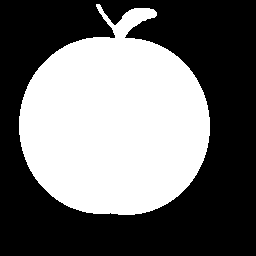
#> input picture Image Processing (OpenCV)/Lab02/images/formes/doss1/apple-1.gif, 256 x 256 px, found by its file name; its folder holds 4 pictures in this run
$ jupyter execute Ex5.ipynb
#> lines starting #> are read from the running program, lines starting #| are printed output that depends on the picture; after the words box and inside, x2 and y2 are one past the last pixel; in counts of white or black regions, pixels touching at a corner belong together; long printed decimals are rounded; pictures that were not available may be replaced by others from this repository, and a replacement may not be noted
[cell 1]
import cv2
import numpy as np
import os
from PIL import Image
import matplotlib.pyplot as plt

[cell 2]
doss1 = "C:/Users/ah-ma/Desktop/Samashi/Studying/Master/S3/Multimedia Mining And Indexing/Part 1 - Traitement d'Image/Labs/Lab02/images/formes/doss1/"
doss2 = "C:/Users/ah-ma/Desktop/Samashi/Studying/Master/S3/Multimedia Mining And Indexing/Part 1 - Traitement d'Image/Labs/Lab02/images/formes/doss2/"

[cell 3]
def get_hu_moments(image_path):
    image = Image.open(image_path)
#> image is the input picture: PIL image 256x256 L; 43.2% white; 1 white region, box (x1, y1, x2, y2) and area: (19, 4, 210, 215) 28279
    image = np.array(image)

    contours, _ = cv2.findContours(image, cv2.RETR_EXTERNAL, cv2.CHAIN_APPROX_NONE)
#> contours = 1 contour; box (x1, y1, x2, y2) and area: (19, 4, 210, 215) 27948

    largest_contour = max(contours, key=cv2.contourArea) if contours else None
#> largest_contour = contour of 661 points, box (x1, y1, x2, y2) (19, 4, 210, 215), area 27948
    if largest_contour is not None:
        moments = cv2.moments(largest_contour)
#> moments = moments, m00 27947.5, centre m10/m00, m01/m00 = (114.3, 122.7)
        hu_moments = cv2.HuMoments(moments).flatten()
#> hu_moments = [0.162, 2.35e-06, 4.13e-05, 2.5e-06, 2.54e-11, 2.73e-09, -1.9e-12]
        # [5 lines of commented-out code are left out]
        return hu_moments
    return None

[cell 4]
def main():
    for img1 in os.listdir(doss1):
        path1 = os.path.join(doss1, img1)
        hu1 = get_hu_moments(path1)
#> hu1 has the same summary as hu_moments in get_hu_moments
        if hu1 is None:
            continue

        results = []
        for img2 in os.listdir(doss2):
            path2 = os.path.join(doss2, img2)
            hu2 = get_hu_moments(path2)
#> hu2 has the same summary as hu_moments in get_hu_moments
            if hu2 is None:
                continue

            # distance = cv2.matchShapes(hu1, hu2, cv2.CONTOURS_MATCH_I2, 0)
            distance = np.linalg.norm(hu1 - hu2)
#> distance = 0
            results.append((path2, distance))

        results = sorted(results, key=lambda x: x[1])[:6]
#> results = 1 item

        print(f"\nTop 6 images similaires pour {img1}:")
        for path2, dist in results:
            print(f"Image: {os.path.basename(path2)}, Distance: {dist:.5f}")
#> this loop made 1 pass
#> dist on pass 1: 0
#| Image: apple-1.gif, Distance: 0

        fig, axes = plt.subplots(1, len(results) + 1, figsize=(15, 5))

        img1 = Image.open(path1)
        axes[0].imshow(img1, cmap='gray')
        axes[0].set_title("Source")
        axes[0].axis("off")

        for i, (img2_path, dist) in enumerate(results):
            img2 = Image.open(img2_path)
            axes[i + 1].imshow(img2, cmap='gray')
            axes[i + 1].set_title(f"Dist: {dist:.5f}")
            axes[i + 1].axis("off")

        plt.tight_layout()
        plt.show()
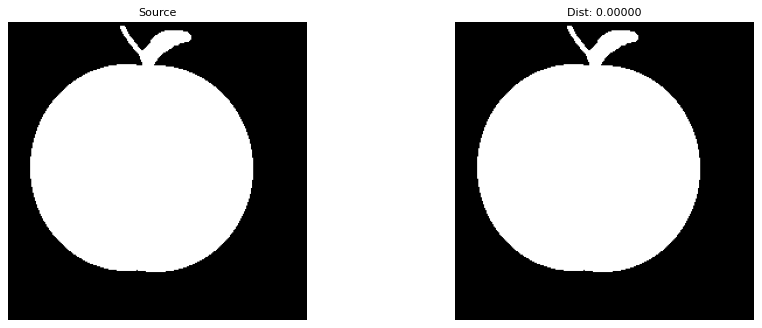
#> figure drawn by matplotlib, 2 panels
#> pass 2 of the loop in main, `for img1 in os.listdir(doss1):`:
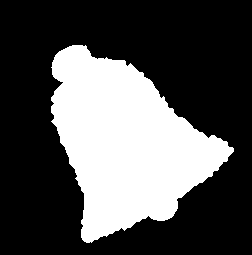
#> input picture Image Processing (OpenCV)/Lab02/images/formes/doss1/bell-1.gif, 252 x 255 px, found by its file name
#> in get_hu_moments, image is the input picture: PIL image 252x255 L; values 0 (black) and 250 (white), 31.9% white; 1 white region, box (x1, y1, x2, y2) and area: (51, 45, 234, 243) 20495
#> contours = 1 contour; box (x1, y1, x2, y2) and area: (51, 45, 234, 243) 20208
#> largest_contour = contour of 573 points, box (x1, y1, x2, y2) (51, 45, 234, 243), area 20208
#> moments = moments, m00 20207.5, centre m10/m00, m01/m00 = (125.4, 142.7)
#> hu_moments = [0.185, 0.00314, 0.00169, 1.77e-05, 3.06e-09, 9.88e-07, -2.46e-10]
#> hu1 has the same summary as hu_moments in get_hu_moments
#> contours = 1 contour; box (x1, y1, x2, y2) and area: (19, 4, 210, 215) 27948
#> distance = 0.0233
#| Top 6 images similaires pour bell-1.gif:
#> the loop in main, `for path2, dist in results:` made 1 pass
#> dist on pass 1: 0.0233
#> (printed output is left out)
#> in main, `plt.show()`:
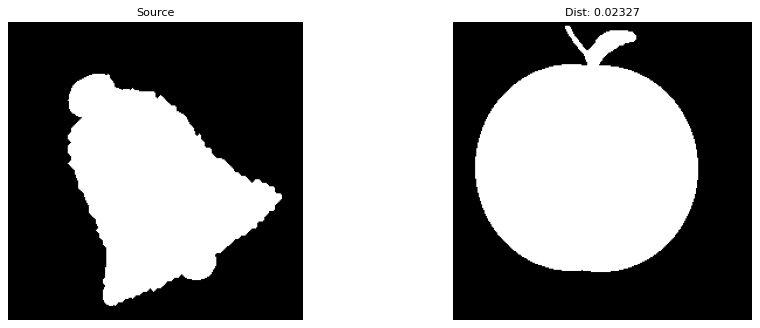
#> figure drawn by matplotlib, 2 panels
#> pass 3 of the loop in main, `for img1 in os.listdir(doss1):`:
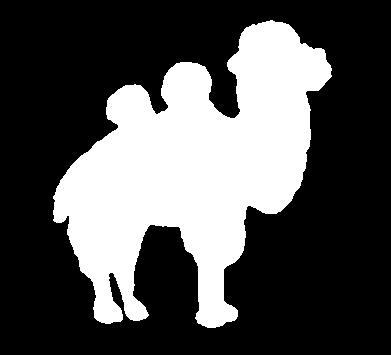
#> input picture Image Processing (OpenCV)/Lab02/images/formes/doss1/camel-1.gif, 391 x 355 px, found by its file name
#> in get_hu_moments, image is the input picture: PIL image 391x355 L; 31.8% white; 1 white region, box (x1, y1, x2, y2) and area: (53, 20, 332, 328) 44137
#> contours = 1 contour; box (x1, y1, x2, y2) and area: (53, 20, 332, 328) 43452
#> largest_contour = contour of 1367 points, box (x1, y1, x2, y2) (53, 20, 332, 328), area 43452
#> moments = moments, m00 43452.5, centre m10/m00, m01/m00 = (192.8, 167.7)
#> hu_moments = [0.217, 0.0103, 0.00049, 1.07e-05, -5.36e-10, -9.19e-07, 5.55e-10]
#> hu1 has the same summary as hu_moments in get_hu_moments
#> contours = 1 contour; box (x1, y1, x2, y2) and area: (19, 4, 210, 215) 27948
#> distance = 0.0564
#| Top 6 images similaires pour camel-1.gif:
#> the loop in main, `for path2, dist in results:` made 1 pass
#> dist on pass 1: 0.0564
#> (printed output is left out)
#> in main, `plt.show()`:
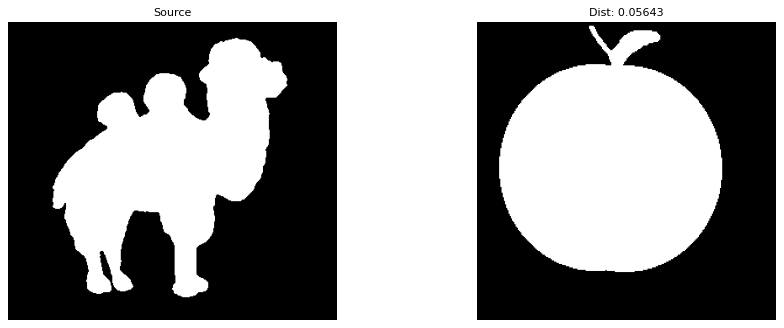
#> figure drawn by matplotlib, 2 panels
#> the loop made 4 passes; the first 3 are shown
